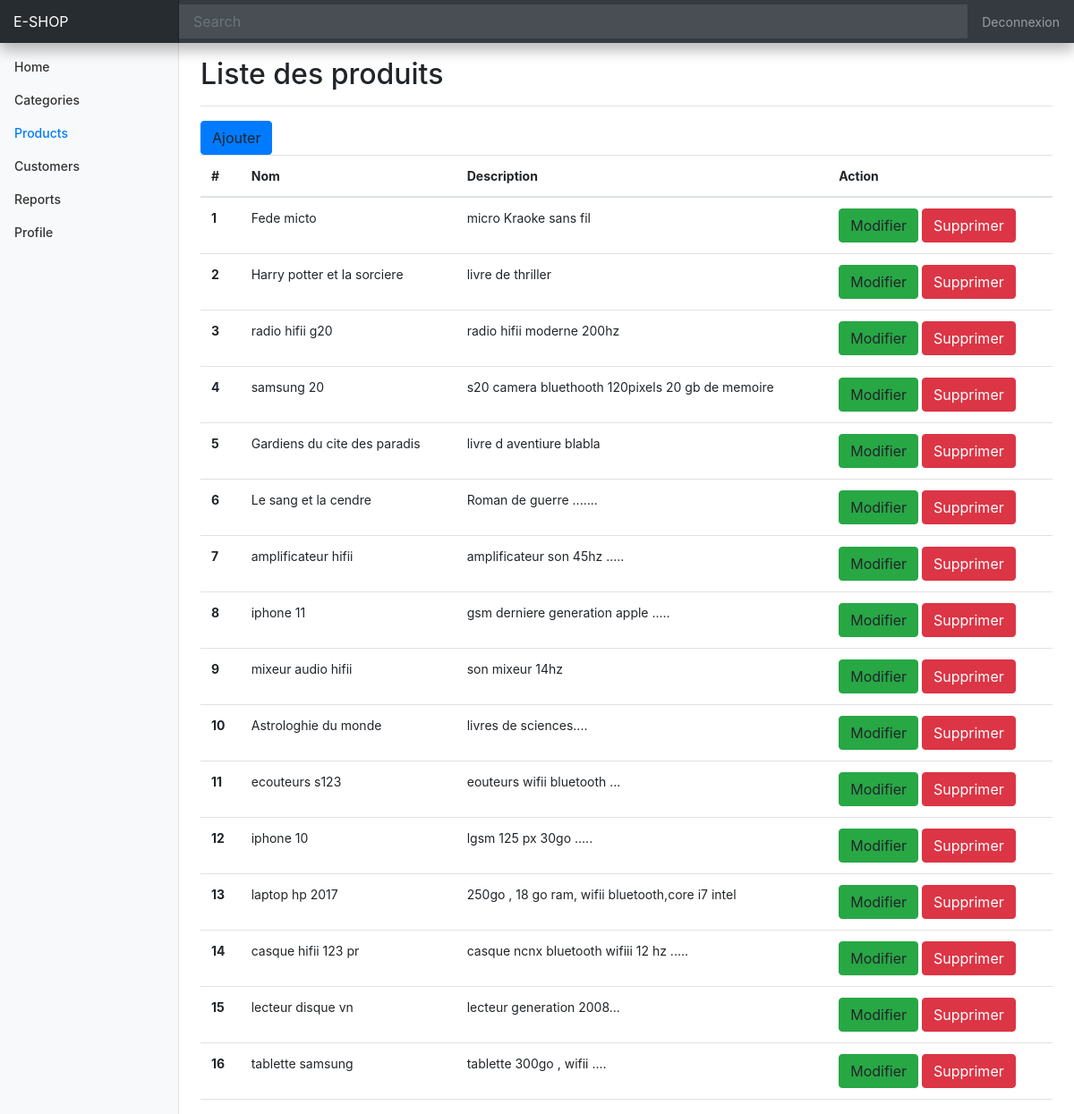
The app's page /admin/produits/liste.php with its own data.
### tables this page shows
CREATE TABLE IF NOT EXISTS `produits` (
  `id` int(11) NOT NULL AUTO_INCREMENT,
  `nom` varchar(255) NOT NULL,
  `description` text NOT NULL,
  `prix` float NOT NULL,
  `image` varchar(255) NOT NULL,
  `categorie` int(11) NOT NULL,
  `createur` int(11) NOT NULL,
  `date_creation` date NOT NULL,
  `date_modification` date NOT NULL,
  PRIMARY KEY (`id`)
);

### inc/functions.php (called while the page is built, shortened)
<?php
function connect()
{
    $servername = "localhost";
$username = "root";
$password = "";
$DBname = "e-shop";
try {
  $conn = new PDO("mysql:host=$servername;dbname=$DBname", $username, $password);
  $conn->setAttribute(PDO::ATTR_ERRMODE, PDO::ERRMODE_EXCEPTION);
} catch(PDOException $e) {
  echo "Connection failed: " . $e->getMessage();
}
return $conn ;
}
function getAllProduits(){
    $conn = connect();
    $requette = "SELECT * FROM produits";
    $resultat = $conn->query($requette);
    $produits = $resultat ->fetchAll();
    return $produits;
    }

### admin/produits/liste.php (the view, shortened to what this page needs)
<?php
include "../../inc/functions.php";
$produits = getAllProduits();
?>
<!doctype html>
<html lang="en">
<head>
    <link href="https://cdn.jsdelivr.net/npm/bootstrap@5.3.0/dist/css/bootstrap.min.css" rel="stylesheet" />
    <link href="../../css/bootstrap.min.css" rel="stylesheet">
    <link href="../../css/dashboard.css" rel="stylesheet">
</head>
<body>
    <nav class="navbar navbar-dark fixed-top bg-dark flex-md-nowrap p-0 shadow">
        <a class="navbar-brand col-sm-3 col-md-2 mr-0" href="#">E-SHOP</a>
        <ul class="navbar-nav px-3">
            <li class="nav-item text-nowrap">
                <a class="nav-link" href="../../index.php">Deconnexion</a>
            </li>
        </ul>
    </nav>
    <div class="container-fluid">
        <div class="row">
        <nav class="navbar navbar-dark fixed-top bg-dark flex-md-nowrap p-0 shadow">
        <a class="navbar-brand col-sm-3 col-md-2 mr-0" href="#">E-SHOP</a>
        <input class="form-control form-control-dark w-100" type="text" placeholder="Search" aria-label="Search">
        <ul class="navbar-nav px-3">
            <li class="nav-item text-nowrap">
                <a class="nav-link" href="../../index.php">Deconnexion</a>
            </li>
        </ul>
    </nav>
    <div class="container-fluid">
      <div class="row">
        <nav class="col-md-2 d-none d-md-block bg-light sidebar">
          <div class="sidebar-sticky">
            <ul class="nav flex-column">
              <li class="nav-item">
                <a class="nav-link " href="../../index.php">
                  Home <span class="sr-only"></span>
                </a>
              </li>
              <li class="nav-item">
                <a class="nav-link " href="../categories/liste.php">
                  Categories
                </a>
              </li>
              <li class="nav-item">
                <a class="nav-link active " href="../produits/liste.php">
                  Products
                </a>
              </li>
              <li class="nav-item">
                <a class="nav-link" href="../visiteurs/liste.php">
                  Customers
                </a>
              </li>
              <li class="nav-item">
                <a class="nav-link" href="../stocks/liste.php>
                  <span data-feather="bar-chart-2"></span>
                  Reports
                </a>
              </li>
              <li class="nav-item">
                <a class="nav-link " href="../profile.php">
                  Profile
                </a>
              </li>
            </ul>
          </div>
        </nav>
            <main role="main" class="col-md-9 ml-sm-auto col-lg-10 px-4">
                <div class="d-flex justify-content-between flex-wrap flex-md-nowrap align-items-center pt-3 pb-2 mb-3 border-bottom">
                    <h1 class="h2"> Liste des produits</h1>
                </div>
                <div><a class="btn btn-primary" data-toggle="modal" data-target="#ajouterModal">Ajouter</a>
                </div>
                <table class="table">
                        <thead>
                            <tr>
                                <th scope="col">#</th>
                                <th scope="col">Nom</th>
                                <th scope="col">Description</th>
                                <th scope="col">Action</th>
                            </tr>
                        </thead>
                        <tbody class="table-group-divider">
                            <?php
                            foreach ($produits as $i =>$p) {
                                $i++;
                                print '   <tr>
        <th scope="row">'.$i.'</th>
        <td>'.$p['nom'].'</td>
        <td>'.$p['description']. '</td>
        <td>
          <a data-toggle="modal" data-target="#exampleModal'.$p['id'].'"  class=" btn btn-success">Modifier</a>
          <a href="supprimer.php?idc='.$p['id'].' " class=" btn btn-danger"> Supprimer</a>
        </td>
      </tr>';
                            }
                            ?>
                        </tbody>
                    </table>
            </main>
        </div>
    </div>
</body>
</html>

### css/dashboard.css (style rules this page uses)
body { font-size: .875rem; }
.sidebar { position: fixed; top: 0; bottom: 0; left: 0; z-index: 100; padding: 48px 0 0; box-shadow: inset -1px 0 0 rgba(0, 0, 0, .1); }
.sidebar-sticky { position: relative; top: 0; height: calc(100vh - 48px); padding-top: .5rem; overflow-x: hidden; overflow-y: auto; }
.sidebar .nav-link { font-weight: 500; color: #333; }
.sidebar .nav-link.active { color: #007bff; }
[role="main"] { padding-top: 48px; }
.navbar-brand { padding-top: .75rem; padding-bottom: .75rem; font-size: 1rem; background-color: rgba(0, 0, 0, .25); box-shadow: inset -1px 0 0 rgba(0, 0, 0, .25); }
.navbar .form-control { padding: .75rem 1rem; border-width: 0; border-radius: 0; }
.form-control-dark { color: #fff; background-color: rgba(255, 255, 255, .1); border-color: rgba(255, 255, 255, .1); }

### records on screen
produits: nom "Fede micto", description "micro Kraoke sans fil"
produits: nom "Harry potter et la sorciere", description "livre de thriller"
produits: nom "radio hifii g20", description "radio hifii moderne 200hz"
produits: nom "samsung 20", description "s20 camera bluethooth 120pixels 20 gb de memoire"
produits: nom "Gardiens du cite des paradis", description "livre d aventiure blabla"
produits: nom "Le sang et la cendre", description "Roman de guerre ......."
produits: nom "amplificateur hifii", description "amplificateur son 45hz ....."
produits: nom "iphone 11", description "gsm derniere generation apple ....."
produits: nom "mixeur audio hifii", description "son mixeur 14hz"
produits: nom "Astrologhie du monde", description "livres de sciences...."
produits: nom "ecouteurs s123", description "eouteurs wifii bluetooth ..."
produits: nom "iphone 10", description "lgsm 125 px 30go ....."
produits: nom "laptop hp 2017", description "250go , 18 go ram, wifii bluetooth,core i7 intel"
produits: nom "casque hifii 123 pr", description "casque ncnx bluetooth wifiii 12 hz ....."
produits: nom "lecteur disque vn", description "lecteur generation 2008..."
produits: nom "tablette samsung", description "tablette 300go , wifii ...."
